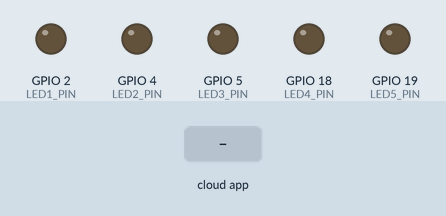
This sketch was run on a simulated ESP32. Parts: output pins drawn as LEDs (lit = HIGH). The test bench sets the inputs (shaded band). WiFi joins after 1.5 s; servers stay silent unless stated; the Firebase database answers and starts empty; what the sketch prints to the serial monitor is not drawn.

Above: at 2.7 s.
2.8 s: the phone or cloud app sets light1 to on
At 5.6 s:
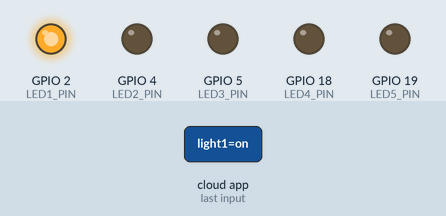
5.9 s: the phone or cloud app sets light2 to on
At 8.0 s:
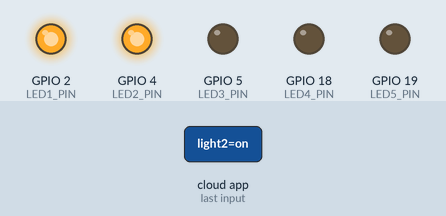
8.8 s: the phone or cloud app sets light1 to off
At 11.1 s:
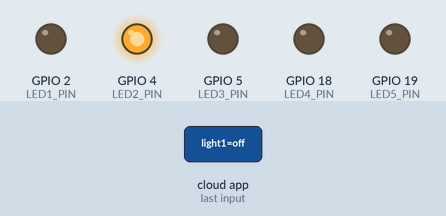
11.4 s: the phone or cloud app sets light3 to on
At 14.1 s:
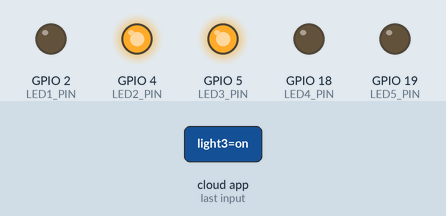
14.4 s: the phone or cloud app sets light4 to on
At 16.4 s:
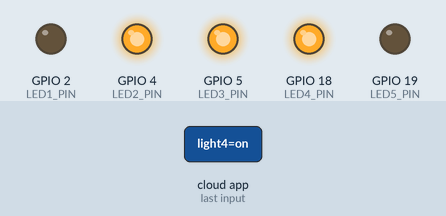
17.3 s: the phone or cloud app sets light5 to on
At 19.8 s:
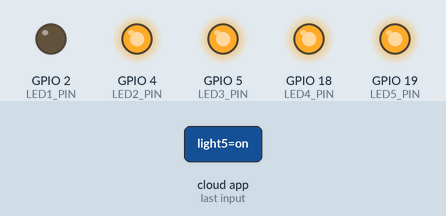
Timing chart, 0 to 21.2 s (numbered marks = the images above; inputs shaded):
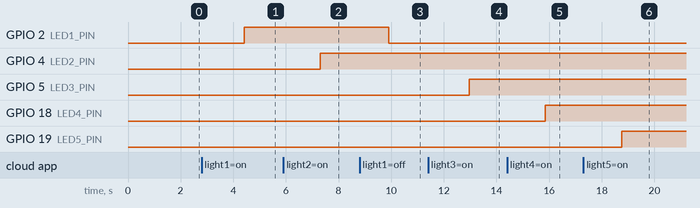

The sketch:

Control_LEDs.ino
```cpp
/* ESP32 Firebase 5-LED Control
 * Controls 5 LEDs based on Firebase database status
 * Single ESP32 controls light1, light2, light3, light4, light5
 */

#include <FirebaseESP32.h>
#include <WiFi.h>

// Replace with your network credentials
#define WIFI_SSID "Nothing 2a"
#define WIFI_PASSWORD "dharshini08"

// Replace with your Firebase project details
#define DATABASE_URL "https://home-automation-55d2d-default-rtdb.asia-southeast1.firebasedatabase.app/"
#define API_KEY "AIzaSyAsZtVtrdNwji0EBu1x_qDSXiL84QlYqBE"

// Firebase objects
FirebaseData fbdo;
FirebaseAuth auth;
FirebaseConfig config;

// LED Pin Configuration
#define LED1_PIN 2   // GPIO 2 for light1
#define LED2_PIN 4   // GPIO 4 for light2
#define LED3_PIN 5   // GPIO 5 for light3
#define LED4_PIN 18  // GPIO 18 for light4
#define LED5_PIN 19  // GPIO 19 for light5

// Variables to track LED states
String lastLight1Status = "";
String lastLight2Status = "";
String lastLight3Status = "";
String lastLight4Status = "";
String lastLight5Status = "";

void setup() {
  Serial.begin(115200);

  // Initialize LED pins
  pinMode(LED1_PIN, OUTPUT);
  pinMode(LED2_PIN, OUTPUT);
  pinMode(LED3_PIN, OUTPUT);
  pinMode(LED4_PIN, OUTPUT);
  pinMode(LED5_PIN, OUTPUT);

  // Start with all LEDs OFF
  digitalWrite(LED1_PIN, LOW);
  digitalWrite(LED2_PIN, LOW);
  digitalWrite(LED3_PIN, LOW);
  digitalWrite(LED4_PIN, LOW);
  digitalWrite(LED5_PIN, LOW);

  Serial.println("ESP32 5-LED Firebase Control");
  Serial.println("LED1 -> GPIO 2");
  Serial.println("LED2 -> GPIO 4");
  Serial.println("LED3 -> GPIO 5");
  Serial.println("LED4 -> GPIO 18");
  Serial.println("LED5 -> GPIO 19");

  // Connect to WiFi
  WiFi.begin(WIFI_SSID, WIFI_PASSWORD);
  Serial.print("Connecting to Wi-Fi");
  while (WiFi.status() != WL_CONNECTED) {
    delay(500);
    Serial.print(".");
  }
  Serial.println("\nConnected to Wi-Fi.");

  // Initialize Firebase
  config.signer.tokens.legacy_token = API_KEY;
  config.host = DATABASE_URL;
  Firebase.begin(&config, &auth);
  Firebase.reconnectWiFi(true);

  // Wait for Firebase to be ready
  unsigned long startMillis = millis();
  while (!Firebase.ready() && millis() - startMillis < 10000) {
    delay(500);
    Serial.print(".");
  }

  if (Firebase.ready()) {
    Serial.println("\nFirebase is ready!");
  } else {
    Serial.println("\nFirebase initialization failed!");
  }

  Serial.println("5-LED Control System Started");
}

void loop() {
  // Check all 5 lights from Firebase
  checkAllLights();

  // Wait before next check
  delay(2000);  // Check every 2 seconds
}

void checkAllLights() {
  if (Firebase.ready()) {
    // Check Light 1
    checkLight("light1", LED1_PIN, lastLight1Status);

    // Check Light 2
    checkLight("light2", LED2_PIN, lastLight2Status);

    // Check Light 3
    checkLight("light3", LED3_PIN, lastLight3Status);

    // Check Light 4
    checkLight("light4", LED4_PIN, lastLight4Status);

    // Check Light 5
    checkLight("light5", LED5_PIN, lastLight5Status);
  }
}

void checkLight(String lightName, int ledPin, String &lastStatus) {
  String firebasePath = "/devices/" + lightName;

  if (Firebase.getString(fbdo, firebasePath)) {
    String lightStatus = fbdo.stringData();
    lightStatus.toLowerCase(); // Convert to lowercase

    // Only process if status has changed
    if (lightStatus != lastStatus) {
      Serial.print(lightName + " status: ");
      Serial.println(lightStatus);

      if (lightStatus == "on") {
        // Turn LED ON
        digitalWrite(ledPin, HIGH);
        Serial.println(lightName + " LED turned ON");
      } else if (lightStatus == "off") {
        // Turn LED OFF
        digitalWrite(ledPin, LOW);
        Serial.println(lightName + " LED turned OFF");
      }

      lastStatus = lightStatus;
    }
  } else {
    Serial.print("Failed to read " + lightName + ": ");
    Serial.println(fbdo.errorReason());
  }
}
```

Measured:
- after the input at 2.8 s, GPIO 2 (LED1_PIN): LOW → HIGH after 1.6 s
- after the input at 5.9 s, GPIO 4 (LED2_PIN): LOW → HIGH after 1.4 s
- after the input at 8.8 s, GPIO 2 (LED1_PIN): HIGH → LOW after 1.1 s
- after the input at 11.4 s, GPIO 5 (LED3_PIN): LOW → HIGH after 1.6 s
- after the input at 14.4 s, GPIO 18 (LED4_PIN): LOW → HIGH after 1.5 s
- after the input at 17.3 s, GPIO 19 (LED5_PIN): LOW → HIGH after 1.5 s
